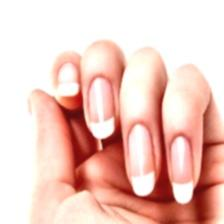
#> input picture Model_Training/dataset_multilabel/images/healthy_000016.jpg, 224 x 224 px
$ python -i create_synthetic_multilabel.py   (imports and definitions only)
#> lines starting #> are read from the running program, lines starting #| are printed output that depends on the picture
#> further down, picture is the input picture: PIL image 224x224 RGB; mean R, G, B 238.7, 201.6, 192.2
import os
import random
import numpy as np
import pandas as pd

from PIL import Image, ImageEnhance, ImageFilter


# ============================================================
# PATHS
# ============================================================

BASE_DIR = os.path.dirname(
    os.path.dirname(
        os.path.abspath(__file__)
    )
)

DATASET_DIR = os.path.join(
    BASE_DIR,
    "dataset_multilabel"
)

IMAGE_DIR = os.path.join(
    DATASET_DIR,
    "images"
)

TRAIN_CSV = os.path.join(
    DATASET_DIR,
    "train.csv"
)

OUTPUT_DIR = os.path.join(
    DATASET_DIR,
    "synthetic_images"
)

OUTPUT_CSV = os.path.join(
    DATASET_DIR,
    "synthetic_labels.csv"
)


# ============================================================
# SETTINGS
# ============================================================

RANDOM_SEED = 42

# [2 lines not run here, left out]

# Number generated for each combination
IMAGES_PER_COMBINATION = 100


# ============================================================
# LABEL DEFINITIONS
# ============================================================

LABEL_COLUMNS = [
    "healthy",
    "iron_deficiency",
    "vitamin_b12_deficiency",
    "vitamin_d_deficiency"
]


COMBINATIONS = {

    "iron_b12": {
        "labels": [0, 1, 1, 0],
        "classes": [
            "iron_deficiency",
            "vitamin_b12_deficiency"
        ]
    },

    "iron_d": {
        "labels": [0, 1, 0, 1],
        "classes": [
            "iron_deficiency",
            "vitamin_d_deficiency"
        ]
    },

    "b12_d": {
        "labels": [0, 0, 1, 1],
        "classes": [
            "vitamin_b12_deficiency",
            "vitamin_d_deficiency"
        ]
    },

    "iron_b12_d": {
        "labels": [0, 1, 1, 1],
        "classes": [
            "iron_deficiency",
            "vitamin_b12_deficiency",
            "vitamin_d_deficiency"
        ]
    }
}


# ============================================================
# CREATE OUTPUT DIRECTORY
# ============================================================

# [19 lines not run here, left out]


# [3 lines that did not run here, left out]


# [4 lines not run here, left out]


# ============================================================
# GET IMAGES FOR EACH DEFICIENCY
# ============================================================

deficiency_images = {}

# [14 lines not run here, left out]


# ============================================================
# IMAGE LOADING
# ============================================================

# [38 lines left out: functions load_image, resize_image, not called in this run]


# ============================================================
# AUGMENT IMAGE
# ============================================================

def augment_image(img):

    # Random horizontal flip
    if random.random() < 0.5:

        img = img.transpose(
            Image.Transpose.FLIP_LEFT_RIGHT
        )

    # Small rotation
    angle = random.uniform(
        -8,
        8
    )

    img = img.rotate(
        angle,
        resample=Image.Resampling.BICUBIC
    )
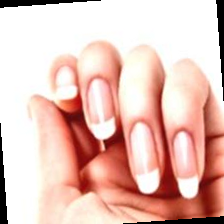
#> img: PIL image 224x224 RGB; mean R, G, B 229.9, 193.2, 184

    # Brightness
    brightness = random.uniform(
        0.85,
        1.15
    )

    img = ImageEnhance.Brightness(
        img
    ).enhance(
        brightness
    )

    # Contrast
    contrast = random.uniform(
        0.85,
        1.15
    )

    img = ImageEnhance.Contrast(
        img
    ).enhance(
        contrast
    )

    # Slight sharpness variation
    sharpness = random.uniform(
        0.85,
        1.15
    )

    img = ImageEnhance.Sharpness(
        img
    ).enhance(
        sharpness
    )

    return img


# ============================================================
# CREATE SYNTHETIC COMBINATION
# ============================================================

# [81 lines left out: function create_combination_image, not called in this run]


# ============================================================
# GENERATE DATA
# ============================================================

synthetic_rows = []

# [101 lines not run here, left out]


# ============================================================
# SAVE SYNTHETIC LABELS
# ============================================================

synthetic_df = pd.DataFrame(
    synthetic_rows
)

# [44 lines not run here, left out]

>>> from PIL import Image
>>> picture = Image.open('../dataset_multilabel/images/healthy_000016.jpg')
>>> result = augment_image(picture)

$ run again, on Model_Training/dataset_multilabel/images/iron_deficiency_aug_0_5777.jpg
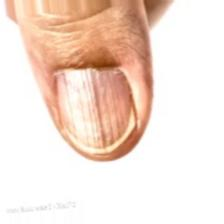
#> input picture Model_Training/dataset_multilabel/images/iron_deficiency_aug_0_5777.jpg, 224 x 224 px
#> picture is the input picture: PIL image 224x224 RGB; mean R, G, B 244.2, 225.1, 213.9
#> in augment_image, `img = img.rotate( angle, resample=Image.Resampling.BICUBIC )`:
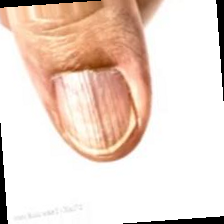
#> img: PIL image 224x224 RGB; mean R, G, B 235.7, 216.7, 205.6

$ run again, on Model_Training/dataset_multilabel/images/iron_deficiency_aug_0_6816.jpg
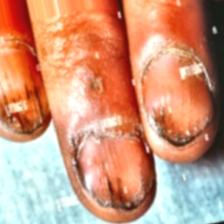
#> input picture Model_Training/dataset_multilabel/images/iron_deficiency_aug_0_6816.jpg, 224 x 224 px
#> picture is the input picture: PIL image 224x224 RGB; mean R, G, B 206, 150.9, 124.5
#> in augment_image, `img = img.rotate( angle, resample=Image.Resampling.BICUBIC )`:
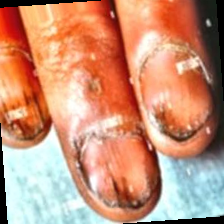
#> img: PIL image 224x224 RGB; mean R, G, B 199.3, 145.1, 119.3

$ run again, on Model_Training/dataset_multilabel/images/iron_deficiency_aug_0_7408.jpg
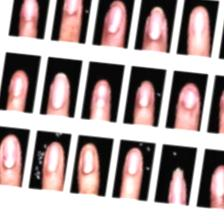
#> input picture Model_Training/dataset_multilabel/images/iron_deficiency_aug_0_7408.jpg, 224 x 224 px
#> picture is the input picture: PIL image 224x224 RGB; mean R, G, B 168.2, 153.1, 152.4
#> in augment_image, `img = img.rotate( angle, resample=Image.Resampling.BICUBIC )`:
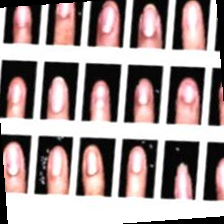
#> img: PIL image 224x224 RGB; mean R, G, B 161.1, 146.2, 145.4
